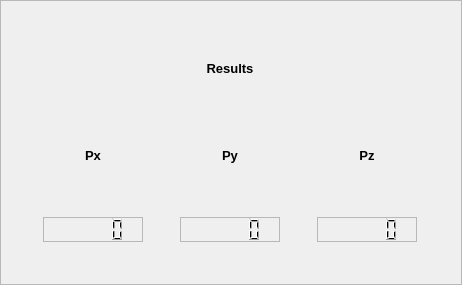
                      <widget class="QFrame" name="frame_fk_user_results">
                       <property name="sizePolicy">
                        <sizepolicy hsizetype="Preferred" vsizetype="MinimumExpanding">
                         <horstretch>0</horstretch>
                         <verstretch>0</verstretch>
                        </sizepolicy>
                       </property>
                       <property name="minimumSize">
                        <size>
                         <width>462</width>
                         <height>285</height>
                        </size>
                       </property>
                       <property name="frameShape">
                        <enum>QFrame::StyledPanel</enum>
                       </property>
                       <property name="frameShadow">
                        <enum>QFrame::Raised</enum>
                       </property>
                       <layout class="QGridLayout" name="gridLayout_16">
                        <item row="1" column="1">
                         <widget class="QLabel" name="label_fk_py">
                          <property name="minimumSize">
                           <size>
                            <width>100</width>
                            <height>50</height>
                           </size>
                          </property>
                          <property name="maximumSize">
                           <size>
                            <width>100</width>
                            <height>50</height>
                           </size>
                          </property>
                          <property name="font">
                           <font>
                            <pointsize>10</pointsize>
                            <weight>75</weight>
                            <bold>true</bold>
                           </font>
                          </property>
                          <property name="text">
                           <string>Py</string>
                          </property>
                          <property name="alignment">
                           <set>Qt::AlignCenter</set>
                          </property>
                         </widget>
                        </item>
                        <item row="1" column="0">
                         <widget class="QLabel" name="label_fk_px">
                          <property name="minimumSize">
                           <size>
                            <width>100</width>
                            <height>50</height>
                           </size>
                          </property>
                          <property name="maximumSize">
                           <size>
                            <width>100</width>
                            <height>50</height>
                           </size>
                          </property>
                          <property name="font">
                           <font>
                            <pointsize>10</pointsize>
                            <weight>75</weight>
                            <bold>true</bold>
                           </font>
                          </property>
                          <property name="text">
                           <string>Px</string>
                          </property>
                          <property name="alignment">
                           <set>Qt::AlignCenter</set>
                          </property>
                         </widget>
                        </item>
                        <item row="0" column="1">
                         <widget class="QLabel" name="label_fk_user_results">
                          <property name="minimumSize">
                           <size>
                            <width>100</width>
                            <height>50</height>
                           </size>
                          </property>
                          <property name="maximumSize">
                           <size>
                            <width>100</width>
                            <height>50</height>
                           </size>
                          </property>
                          <property name="font">
                           <font>
                            <pointsize>10</pointsize>
                            <weight>75</weight>
                            <bold>true</bold>
                           </font>
                          </property>
                          <property name="text">
                           <string>Results</string>
                          </property>
                          <property name="alignment">
                           <set>Qt::AlignCenter</set>
                          </property>
                         </widget>
                        </item>
                        <item row="2" column="1">
                         <widget class="QLCDNumber" name="lcdNumber_fk_py">
                          <property name="minimumSize">
                           <size>
                            <width>100</width>
                            <height>25</height>
                           </size>
                          </property>
                          <property name="maximumSize">
                           <size>
                            <width>100</width>
                            <height>25</height>
                           </size>
                          </property>
                          <property name="frameShape">
                           <enum>QFrame::StyledPanel</enum>
                          </property>
                          <property name="frameShadow">
                           <enum>QFrame::Sunken</enum>
                          </property>
                         </widget>
                        </item>
                        <item row="2" column="0">
                         <widget class="QLCDNumber" name="lcdNumber_fk_px">
                          <property name="minimumSize">
                           <size>
                            <width>100</width>
                            <height>25</height>
                           </size>
                          </property>
                          <property name="maximumSize">
                           <size>
                            <width>100</width>
                            <height>25</height>
                           </size>
                          </property>
                          <property name="frameShape">
                           <enum>QFrame::StyledPanel</enum>
                          </property>
                          <property name="frameShadow">
                           <enum>QFrame::Sunken</enum>
                          </property>
                         </widget>
                        </item>
                        <item row="1" column="2">
                         <widget class="QLabel" name="label_fk_pz">
                          <property name="minimumSize">
                           <size>
                            <width>100</width>
                            <height>50</height>
                           </size>
                          </property>
                          <property name="maximumSize">
                           <size>
                            <width>100</width>
                            <height>50</height>
                           </size>
                          </property>
                          <property name="font">
                           <font>
                            <pointsize>10</pointsize>
                            <weight>75</weight>
                            <bold>true</bold>
                           </font>
                          </property>
                          <property name="text">
                           <string>Pz</string>
                          </property>
                          <property name="alignment">
                           <set>Qt::AlignCenter</set>
                          </property>
                         </widget>
                        </item>
                        <item row="2" column="2">
                         <widget class="QLCDNumber" name="lcdNumber_fk_pz">
                          <property name="minimumSize">
                           <size>
                            <width>100</width>
                            <height>25</height>
                           </size>
                          </property>
                          <property name="maximumSize">
                           <size>
                            <width>100</width>
                            <height>25</height>
                           </size>
                          </property>
                          <property name="frameShape">
                           <enum>QFrame::StyledPanel</enum>
                          </property>
                          <property name="frameShadow">
                           <enum>QFrame::Sunken</enum>
                          </property>
                         </widget>
                        </item>
                       </layout>
                      </widget>
